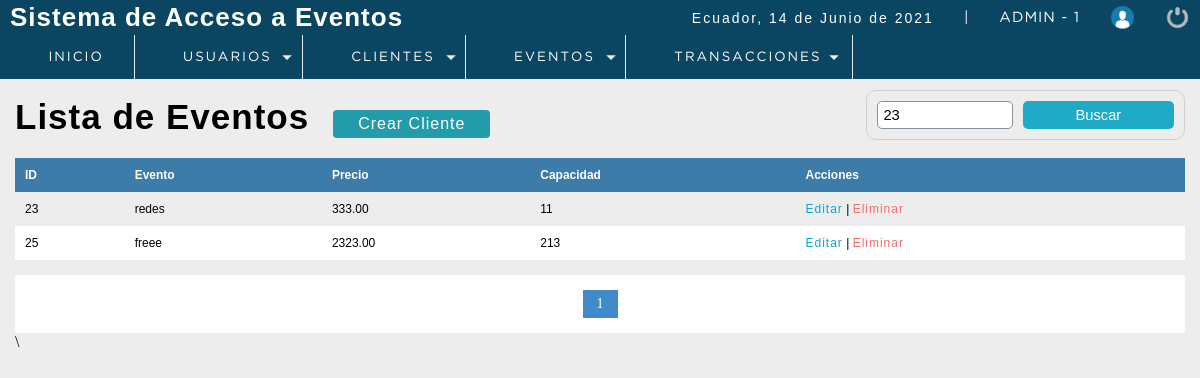
/P_seminarios/sistema/buscar_evento.php?busqueda=23 (signed in), run on the app's committed database.
### tables this page shows
CREATE TABLE `evento` (
  `codevento` int(11) NOT NULL,
  `descripcion` varchar(100) DEFAULT NULL,
  `precio` decimal(10,2) DEFAULT NULL,
  `capMax` int(11) DEFAULT NULL,
  `direccion` varchar(300) DEFAULT NULL,
  `foto` text DEFAULT NULL,
  `fecha_evento` datetime NOT NULL,
  `dateAdd` datetime NOT NULL DEFAULT current_timestamp(),
  `usuario_id` int(11) NOT NULL,
  `status` int(11) NOT NULL DEFAULT 1,
  `id_tipo_seminario` int(11) DEFAULT NULL
);

### P_seminarios/sistema/buscar_evento.php (the view, shortened to what this page needs)
<?php
 include "../conection.php";
?>
<!DOCTYPE html>
<html lang="en">
<head>
	<?php include "includes/scripts.php"?>
</head>
<body>
 <?php include "includes/header.php"?>
	<section id="container">
    <?php
        $busqueda = strtolower($_REQUEST['busqueda']) ;
    ?>
		<h1>Lista de Eventos</h1>
        <a href="registro_cliente.php" class="btn_new">Crear Cliente</a>
    <form action="buscar_evento.php" method="get" class="form_search">
        <input type="text" name="busqueda" id="busqueda" placeholder="Buscar" value ="<?php echo $busqueda;?>">
        <input type="submit" value="Buscar" class="btn_search" >
    </form>
        <table>
         <tr>
                <th>ID</th>
                <th>Evento</th>
                <th>Precio</th>
                <th>Capacidad</th>
                <th>Acciones</th>
            </tr>
            <?php
           $sql_registre = mysqli_query($conection,"SELECT COUNT(*) AS total_registro   FROM evento
                                                                                        WHERE
                                                                                        (
                                                                                        codevento LIKE '%$busqueda%' OR
                                                                                        descripcion	  LIKE '%$busqueda%' OR
                                                                                        precio	  LIKE '%$busqueda%' OR
                                                                                        capMax	  LIKE '%$busqueda%'
                                                                                        )
                                                                                        AND
                                                                                        status =1");
           $result_registre = mysqli_fetch_array($sql_registre);
           $total_resgistros = $result_registre['total_registro'];
           $por_pagina = 8;
           if (empty($_GET['pagina'])) {
               $pagina =1;
           }
           else {
               $pagina = $_GET['pagina'];
           }
           $desde = ($pagina - 1) * $por_pagina;
           $total_paginas = ceil($total_resgistros / $por_pagina);
           $query = mysqli_query($conection,"SELECT * FROM evento                                  WHERE
                                                                                                        (
                                                                                                            codevento LIKE '%$busqueda%' OR
                                                                                                            descripcion	  LIKE '%$busqueda%' OR
                                                                                                            precio	  LIKE '%$busqueda%' OR
                                                                                                            capMax	  LIKE '%$busqueda%'
                                                                                                                            )
                                                                                                      AND
                                                                                                      status = 1
                                                                                                      ORDER BY codevento ASC LIMIT $desde, $por_pagina");
           $result = mysqli_num_rows($query);
           if ($result > 0) {
               while ($data = mysqli_fetch_array($query)) {
           ?>
            <tr>
                <td><?php echo $data["codevento"];?></td>
                <td><?php echo $data["descripcion"];?></td>
                <td><?php echo $data["precio"];?></td>
                <td><?php echo $data["capMax"];?></td>
                <td>
                    <a class="link_edit" href="editar_cliente.php?id=<?php echo $data["idcliente"];?>">Editar</a>
                    |
                    <?php
                        if ($_SESSION['rol']==1 || $_SESSION['rol']==2) {
                    ?>
                    <a class="link_delete" href="eliminar_cliente.php?id=<?php echo $data["idcliente"];?>">Eliminar</a>
                    <?php
                        }
                    ?>
                </td>
            </tr>
                <?php
               }
           }
            ?>
        </table>
        <?php
                    if ($total_resgistros != 0)
                    {
                ?>
                <div class="paginador">
                    <ul>
                    <?php
                    for ($i=1; $i <= $total_paginas; $i++) {
                        if ($i == $pagina) {
                            echo '<li class="pageSelected">'.$i.'</li>';
                        }
                        else {
                            echo '<li><a href="?pagina='.$i.'&busqueda='.$busqueda.'">'.$i.'</a></li>';
                        }
                    }
                    ?>
                    </ul>
                </div>\
                <?php
                    }
                ?>
	</section>
</body>
</html>

### P_seminarios/sistema/css/style.css (style rules this page uses)
* { margin: 0; padding: 0; box-sizing: border-box; }
body { background: #ededed; }
h1, h2, h3, h4, h5, h6 { font-family: 'arial'; font-weight: bold; letter-spacing: 1px; }
h1 { font-size: 26px; }
a { text-decoration: none; font-family: arial; letter-spacing: 1px; }
#container { padding: 90px 15px 15px; }
form { border: 2px solid #78909C; border-radius: 2%; background: #FFF; margin: auto; padding: 20px 50px; border: 1px solid #d1d1d1; }
input,select { display: block; width: 100%; font-size: 11pt; padding: 5px; border: 1px solid #85929e; border-radius: 5px; }
#container h1 { font-size: 35px; display: inline-block; }
.btn_new { display: inline-block; background: #239baa; color: #FFF; padding: 5px 25px; border-radius: 4px; margin: 20px; }
table { border-collapse: collapse; font-size: 12px; font-family: 'arial'; width: 100%; }
table th { text-align: left; padding: 10px; background: #3d7ba8; color: #FFF; }
table tr:nth-child(odd) { background: #FFF; }
table td { padding: 10px; }
.link_edit { color: #0ca4ce; }
.link_delete { color: #f26b6b; }
.paginador ul { padding: 15px; list-style: none; background: #FFF; margin-top: 15px; display: -webkit-flex; display: -moz-flex; display: -ms-flex; display: -o-flex; display: flex; justify-content: center; }
.paginador a, .pageSelected { color: #428bca; border: 1px solid #ddd; padding: 5px; display: inline-block; font-size: 14px; text-align: center; width: 35px; }
.pageSelected { color: #FFF; background: #428bca; border: 1px solid #428bca; }
.form_search { display: -webkit-flex; display: -moz-flex; display: -ms-flex; display: -o-flex; display: flex; float: right; background: initial; padding: 10px; border-radius: 10px; }
.form_search .btn_search { background: #1faac8; color: #FFF; padding: 0 20px; border: 0; cursor: pointer; margin-left: 10px; }

### data on the page
evento: codevento "23", descripcion "redes", precio "333.00", capMax "11"
evento: codevento "25", descripcion "freee", precio "2323.00", capMax "213"

### other printed values
fechaC() "14 de Junio de 2021"
$_SESSION['user'] "ADMIN"
$_SESSION['rol'] "1"
